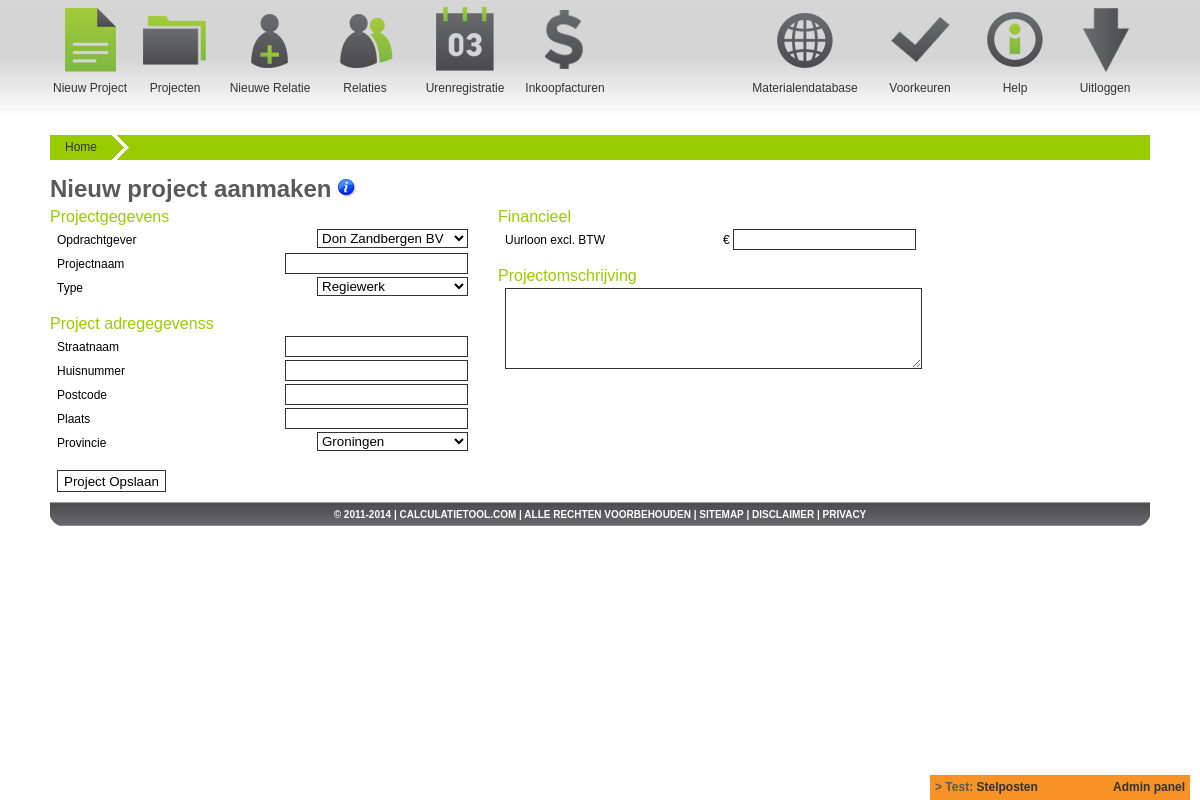
The app's page /calctool/main/index.php?p_id=105 (signed in) with its own data.
### tables this page shows
CREATE TABLE `tbl_backlog` (
  `Backlog_id` int(10) NOT NULL AUTO_INCREMENT,
  `Create_date` datetime NOT NULL,
  `Timestamp_date` timestamp NOT NULL DEFAULT CURRENT_TIMESTAMP ON UPDATE CURRENT_TIMESTAMP,
  `User_id` int(11) NOT NULL,
  `Status` enum('Todo','Now','Test','Done') NOT NULL DEFAULT 'Todo',
  `Subject` varchar(20) DEFAULT NULL,
  `Description` text,
  PRIMARY KEY (`Backlog_id`),
  KEY `FK_tbl_backlog_tbl_user` (`User_id`),
  CONSTRAINT `FK_tbl_backlog_tbl_user` FOREIGN KEY (`User_id`) REFERENCES `tbl_user` (`User_id`) ON UPDATE CASCADE
);

CREATE TABLE `tbl_option` (
  `Options_id` int(11) NOT NULL AUTO_INCREMENT,
  `Create_date` datetime NOT NULL,
  `Timestamp_date` timestamp NOT NULL DEFAULT CURRENT_TIMESTAMP ON UPDATE CURRENT_TIMESTAMP,
  `Group_id` int(11) NOT NULL DEFAULT '0',
  `Option_name` varchar(50) DEFAULT NULL,
  `Option_value` text,
  PRIMARY KEY (`Options_id`),
  KEY `FK_tbl_option_tbl_option_group` (`Group_id`),
  CONSTRAINT `FK_tbl_option_tbl_option_group` FOREIGN KEY (`Group_id`) REFERENCES `tbl_option_group` (`Options_group_id`) ON UPDATE CASCADE
);

### calctool/inc/restrict_login.php (called while the page is built, shortened)
<?php
$__url_session = date("H").substr(md5(uniqid()), -25);
?>

### calctool/inc/switchboard.php (called while the page is built, shortened)
<?php
include_once("restrict_login.php");
$page_id = mysql_real_escape_string($_GET['p_id']);
$rs_switchboard_result = mysql_query("SELECT sw.*, tt.Title, tt.Message FROM tbl_switchboard AS sw LEFT JOIN tbl_tooltip AS tt ON tt.Tooltip_id=sw.Tooltip_id WHERE sw.Switchboard_id='".$page_id."' LIMIT 1");
$rs_switchboard_row = mysql_fetch_assoc($rs_switchboard_result);
if(($rs_switchboard_row) && (file_exists($rs_switchboard_row['Page_url']))){
	$__tooltip = array('Title' => $rs_switchboard_row['Title'], 'Message' => $rs_switchboard_row['Message']);
}else{
	$inc_page = "home.inc.php";
}
?>

### calctool/main/project/new.inc.php (the view, shortened to what this page needs)
<?php
$rs_clients_qry = sprintf("SELECT * FROM tbl_relation WHERE User_id='%s'", $user_id, $ft_status_qry, $ft_type_qry);
$rs_clients_result = mysql_query($rs_clients_qry) or die("Error: " . mysql_error());
$rs_project_type_result = mysql_query("SELECT * FROM tbl_project_type") or die("Error: " . mysql_error());
$rs_state_result = mysql_query("SELECT * FROM tbl_state") or die("Error: " . mysql_error());
?>
<div id="page-bgtop">
	<div id="title">
		<span>Nieuw project aanmaken</span>
		<?php if($__tooltip['Title'] || $__tooltip['Message']){ ?>
		<a class="tooltip" href="javascript:void(0)">
			<img src="../../images/info_icon.png" width="18" height="18" />
		</a>
		<?php } ?>
	</div>
<form id="frm_new" name="fld_name" action="" method="post">
<div id="content-left">
	<div id="intern">
		<div class="details-head">Projectgegevens</div>
		<div class="details">
			<div class="details-container">
				<div class="details-ctr-left">Opdrachtgever</div>
				<div class="details-ctr-right">
					<select name="sl_client" id="sl_client">
						<?php while($rs_clients_row = mysql_fetch_assoc($rs_clients_result)){
							echo '<option value="'.$rs_clients_row['Relation_id'].'">'.$rs_clients_row['Company_name'].'</option>';
						} ?>
					</select>
				</div>
			</div>
		</div>
		<div class="details">
			<div class="details-container">
				<div class="details-ctr-left">Projectnaam</div>
				<div class="details-ctr-right">
					<input type="text" name="fld_name" id="fld_name" />
				</div>
			</div>
		</div>
		<div class="details">
			<div class="details-container">
				<div class="details-ctr-left">Type</div>
				<div class="details-ctr-right">
					<select name="sl_type" id="sl_type" onchange="toggle();">
						<?php while($rs_project_type_row = mysql_fetch_assoc($rs_project_type_result)){
							echo '<option value="'.$rs_project_type_row['Project_type_id'].'">'.$rs_project_type_row['Type'].'</option>';
						} ?>
					</select>
				</div>
			</div>
		</div>
		<div class="details">&nbsp;</div>
		<div class="details-head">Project adregegevenss</div>
		<div class="details">
			<div class="details-container">
				<div class="details-ctr-left">Straatnaam</div>
				<div class="details-ctr-right">
					<input type="text" name="fld_street" id="fld_street" />
				</div>
			</div>
		</div>
		<div class="details">
			<div class="details-container">
				<div class="details-ctr-left">Huisnummer</div>
				<div class="details-ctr-right">
					<input type="text" name="fld_street_number" id="fld_street_number" />
				</div>
			</div>
		</div>
		<div class="details">
			<div class="details-container">
				<div class="details-ctr-left">Postcode</div>
				<div class="details-ctr-right">
					<input type="text" name="fld_zipcode" id="fld_zipcode" />
				</div>
			</div>
		</div>
		<div class="details">
			<div class="details-container">
				<div class="details-ctr-left">Plaats</div>
				<div class="details-ctr-right">
					<input type="text" name="fld_city" id="fld_city" />
				</div>
			</div>
		</div>
		<div class="details">
			<div class="details-container">
				<div class="details-ctr-left">Provincie</div>
				<div class="details-ctr-right">
					<select name="sl_state" id="sl_state">
						<?php while($rs_state_row = mysql_fetch_assoc($rs_state_result)){
							echo '<option value="'.$rs_state_row['State_id'].'">'.$rs_state_row['State'].'</option>';
						} ?>
					</select>
				</div>
			</div>
		</div>
		<div class="details">&nbsp;</div>
		<div class="details">
			<input name="btn_submit" type="submit" id="btn_submit" value="Project Opslaan" />
		</div>
	</div>
</div>
<div id="content-left-sec">
	<div id="intern-">
		<div class="details-head thide">Financieel</div>
		<div class="details thide">
			<div class="details-container">
				<div class="details-ctr-left">Uurloon excl. BTW</div>
				<div class="details-ctr-right">
					&euro;
					<input type="text" name="fld_loan" id="fld_loan" />
				</div>
			</div>
		</div>
		<div class="details thide">&nbsp;</div>
		<div class="details-head">Projectomschrijving</div>
		<div class="details">
			<textarea name="txt_description" rows="5" id="txt_description"></textarea>
		</div>
	</div>
</div>
<div style="clear: both; font-size:9px">&nbsp;</div>
</form>
</div>

### calctool/main/index.php (shortened to what this page needs)
<?php
include_once("../inc/restrict_login.php");
include("../inc/switchboard.php");
$user_id = mysql_real_escape_string($_SESSION['SES_User_id']);
$rs_opt_footer_result = mysql_query("SELECT Option_value FROM tbl_option WHERE Option_name='website_footer' LIMIT 1") or die("Error: " . mysql_error());
$rs_opt_footer_row = mysql_fetch_assoc($rs_opt_footer_result);
$rs_backlog_all_result = mysql_query("SELECT *, UNIX_TIMESTAMP(Timestamp_date) AS t_date FROM tbl_backlog WHERE Status != 'Todo' ORDER BY Status ASC, Create_date DESC LIMIT 1") or die("Error: " . mysql_error());
$rs_backlog_all_row = mysql_fetch_assoc($rs_backlog_all_result);
?>
<!DOCTYPE html PUBLIC "-//W3C//DTD XHTML 1.0 Transitional//EN" "http://www.w3.org/TR/xhtml1/DTD/xhtml1-transitional.dtd">
<html xmlns="http://www.w3.org/1999/xhtml">
<head>
        <link href="../css/main_new.css" rel="stylesheet" type="text/css" media="screen" />
        <link href="../css/slider.css" rel="stylesheet" type="text/css" media="screen" />
        <link href="../css/tooltip.css" rel="stylesheet" type="text/css" media="screen" />
        <link rel="stylesheet" href="//ajax.googleapis.com/ajax/libs/jqueryui/1.10.1/themes/base/jquery-ui.css" />
</head>
<body>
<div style="z-index:10000; width:250px; height:15px; background-color:#F79225; position:fixed; right:10px; bottom:0px; color:#595959; font-weight:bold; padding:5px;">
	<span>&gt;&nbsp;<?php echo $rs_backlog_all_row['Status'].': <a href="?p_id=1101">'.$rs_backlog_all_row['Subject'].'</a>'; ?></span>
	<span style="float:right"><a href="?p_id=1100">Admin panel</a></span>
</div>
<div id="wrapper">
	<div id="header">
		<div id="header-block-proj">
			<a href="?p_id=105"><img src="../images/head_proj.png" alt="Nieuw Project" width="70" height="70" title="Nieuw Project" /></a>
			<div id="header-block-text"><a href="?p_id=105&_utm=<?php echo $__url_session; ?>">Nieuw Project</a></div>
		</div>
		<div id="header-block-fact">
			<a href="?p_id=103"><img src="../images/head_fact.png" alt="Projecten" width="70" height="70" title="Projecten" /></a>
			<div id="header-block-text"><a href="?p_id=103&_utm=<?php echo $__url_session; ?>">Projecten</a></div>
		</div>
		<div id="header-block-rel-new">
			<a href="?p_id=106"><img src="../images/head_rel_new.png" alt="Nieuwe Relatie" width="70" height="70" title="Nieuwe Relatie" /></a>
			<div id="header-block-text"><a href="?p_id=106&_utm=<?php echo $__url_session; ?>">Nieuwe Relatie</a></div>
		</div>
		<div id="header-block-rel">
			<a href="?p_id=101"><img src="../images/head_rel.png" alt="Relaties" width="70" height="70" title="Relaties" /></a>
			<div id="header-block-text"><a href="?p_id=101&_utm=<?php echo $__url_session; ?>">Relaties</a></div>
		</div>
		<div id="header-block-hour">
			<a href="?p_id=103"><img src="../images/head_hour.png" alt="Urenregistratie" width="70" height="70" title="Urenregistratie" /></a>
			<div id="header-block-text"><a href="?p_id=103&_utm=<?php echo $__url_session; ?>">Urenregistratie</a></div>
		</div>
		<div id="header-block-finc">
			<a href="?p_id=103"><img src="../images/head_finc.png" alt="Financieel" width="70" height="70" title="Financieel" /></a>
			<div id="header-block-text"><a href="?p_id=103&_utm=<?php echo $__url_session; ?>">Inkoopfacturen</a></div>
		</div>
		<div id="header-logo"></div>
		<div id="header-block-out">
			<a href="/signout/"><img src="../images/head_out.png" alt="Uitloggen" width="70" height="70" title="Uitloggen" /></a>
			<div id="header-block-text"><a href="/signout/">Uitloggen</a></div>
		</div>
		<div id="header-block-help">
			<a href="javascript:void(0);"><img src="../images/head_help.png" alt="Help" width="70" height="70" title="Help" /></a>
			<div id="header-block-text"><a href="javascript:void(0);">Help</a></div>
		</div>
		<div id="header-block-sett">
			<a href="javascript:void(0);"><img src="../images/head_sett.png" alt="Voorkeuren" width="70" height="70" title="Voorkeuren" /></a>
			<div id="header-block-text"><a href="javascript:void(0);">Voorkeuren</a></div>
		</div>
		<div id="header-block-dbase">
			<a href="?p_id=107"><img src="../images/head_dbase.png" alt="Materialendatabase" width="70" height="70" title="Materialendatabase" /></a>
			<div id="header-block-text"><a href="?p_id=107&_utm=<?php echo $__url_session; ?>">Materialendatabase</a></div>
		</div>
	</div>
	<div id="breadcrumbs">
	</div>
	<div id="progress-header">
	<?php
	echo '<a href="?p_id=100&r_id='.mysql_real_escape_string($_GET['r_id']).'&_utm='.$__url_session.'" class="process-text">Home</a>';
	echo '<div class="process-light-light"></div>';
	?>
	</div>
	<div id="page">
		<?php
		include($inc_page);
		?>
	</div>
	<div id="content-footer">
		<div id="footer"><?php echo $rs_opt_footer_row['Option_value']; ?></div>
	</div>
</div>
</body>
</html>

### calctool/css/main_new.css (style rules this page uses)
body { margin: 0; padding: 0; background: url(../images/bg-1.jpg) repeat-x; font-family: Arial, Helvetica, sans-serif; font-size: 12px; color: #000000; }
a { color: #333333; text-decoration: none; }
a img { border: none; }
input { border: 1px solid #333; color: #000; background-color: #FFFFFF; height: 17px; }
select { border: 1px solid #333; color: #000; background-color: #FFFFFF; width: 151px; }
#btn_submit { border: 1px solid #333; color: #000; background-color: #FFFFFF; height: 22px; }
textarea { border: 1px solid #333; color: #000; background-color: #FFFFFF; width: 100%; }
#wrapper { margin: 0 auto; width: 1140px; }
#header { width: 1100px; height: 110px; margin-top: 5px; margin-right: auto; margin-bottom: 0; margin-left: auto; }
#progress-header { width: 1100px; height: 25px; margin: 0 auto; background-color: #99cc00; }
#breadcrumbs { width: 1100px; height: 20px; margin: 0 auto; color: #CCC; }
#page { width: 1100px; margin: 0 auto; }
#page-bgtop { padding-top: 15px; background: #FFF; }
#content-left { float: left; width: 38%; padding-top: 0px; }
#content-left-sec { float: left; width: 38%; padding-top: 0px; margin-left: 30px; }
#footer { width: 1050px; font-size: 14px; margin-top: 0; margin-right: auto; margin-bottom: 0; margin-left: auto; font-weight: bold; padding-top: 7px; }
#footer p { margin: 0; text-align: center; line-height: normal; text-transform: uppercase; font-size: 10px; color: #FFF; }
#footer a { color: #fff; }
#content-footer { margin: 0 auto; width: 1100px; padding: 0px; height: 25px; background: url(../images/test_bar.png) no-repeat; }
#header-logo { float: left; height: 90px; width: 130px; position: relative; text-align: center; }
#header-block-proj { float: left; height: 90px; width: 80px; position: relative; text-align: center; }
#header-block-rel-new { float: left; height: 90px; width: 100px; position: relative; text-align: center; }
#header-block-fact { float: left; height: 90px; width: 90px; position: relative; text-align: center; }
#header-block-dbase { float: right; height: 90px; width: 130px; position: relative; text-align: center; }
#header-block-hour { float: left; height: 90px; width: 110px; position: relative; text-align: center; }
#header-block-rel { float: left; height: 90px; width: 90px; position: relative; text-align: center; }
#header-block-out { float: right; height: 90px; width: 90px; position: relative; text-align: center; }
#header-block-sett { float: right; height: 90px; width: 100px; position: relative; text-align: center; }
#header-block-help { float: right; height: 90px; width: 90px; position: relative; text-align: center; }
#header-block-finc { float: left; height: 90px; width: 90px; position: relative; text-align: center; }
#header-block-text { position: absolute; bottom: 0; width: 100%; left: 0; }
#title { font-size: 24px; color: #595959; font-weight: bold; margin-bottom: 5px; }
.details { margin-top: 0; margin-right: 0; margin-bottom: 0; margin-left: 7px; }
.details-container { height: 24px; }
.details-ctr-left { float: left; padding: 4px 0; }
.details-ctr-right { float: right; text-align: right; }
.details-head { font-size: 16px; color: #99cc00; padding-bottom: 3px; }
.process-text { float: left; height: 15px; padding: 5px 15px; }
.process-light-light { float: left; width: 25px; height: 25px; background-image: url(../images/brc_light_light.png); }

### calctool/css/tooltip.css (style rules this page uses)
.tooltip { color: #000000; outline: none; text-decoration: none; position: relative; cursor:default; }

### records on screen
tbl_backlog: Status "Test", Subject "Stelposten"
tbl_option: Option_value "© 2011-2014 | CALCULATIETOOL.COM | ALLE RECHTEN VOORBEHOUDEN | SITEMAP | DISCLAIMER | PRIVACY"

### other values on screen
form field sl_client "Don Zandbergen BV"
form field sl_type "Regiewerk"
form field sl_state "Groningen"
